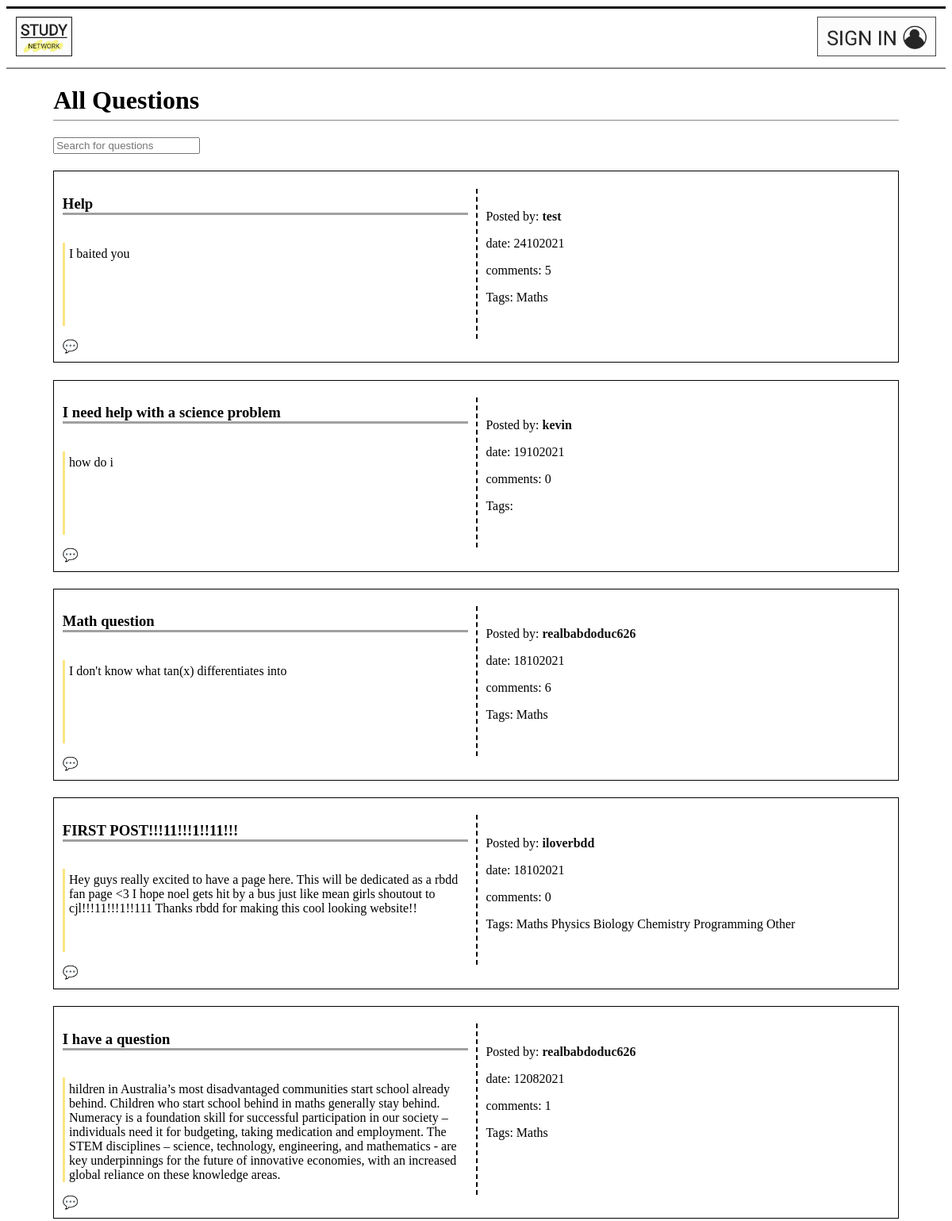
Before: / (upper part) with the older database file.
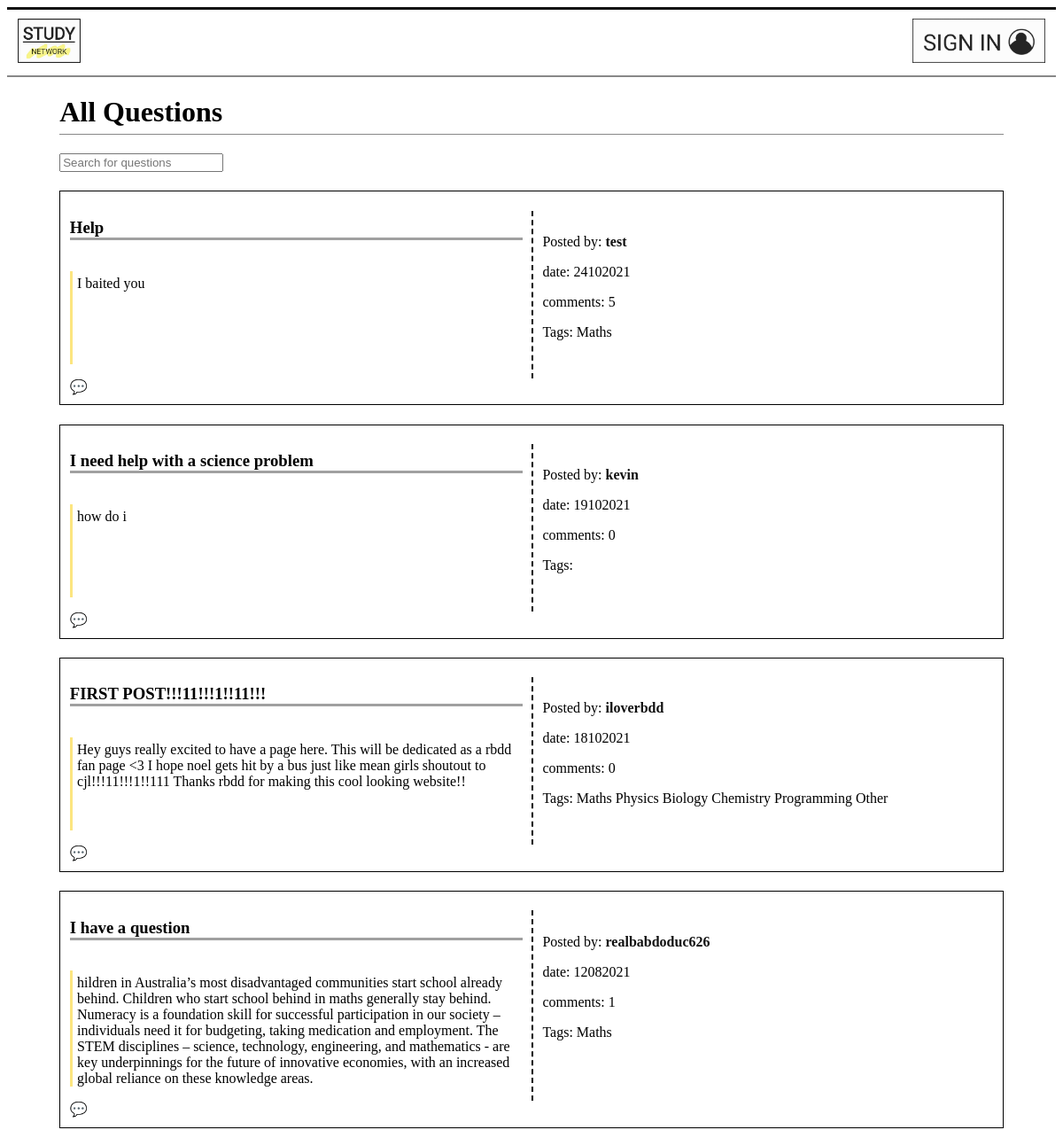
After: the same page with the newer database file.
### models.py (models this page shows)
class Post(db.Model):
    __tablename__ = 'Post'
    id = db.Column(db.Integer, primary_key=True)
    title = db.Column(db.Text)
    discussion = db.Column(db.Text)
    date = db.Column(db.Integer)
    comments = db.Column(db.Integer)
    user_id = db.Column(db.Integer, db.ForeignKey('User.id'))
    post_user = db.relationship('User', back_populates='user_post')
    replies_post = db.relationship('Reply', secondary=PostReply, back_populates='posts_reply')
    categories_post = db.relationship('Category', secondary=PostCategory, back_populates='posts_category')
    notifications_post = db.relationship('Notification', back_populates='posts_notification')
    posts = db.relationship('Comment', back_populates='user')

class User(db.Model):
    __tablename__ = 'User'
    id = db.Column(db.Integer, primary_key=True)
    username = db.Column(db.Text)
    email = db.Column(db.Text)
    password = db.Column(db.Text)
    user_post = db.relationship('Post', back_populates='post_user')
    notifications_user = db.relationship('Notification', back_populates='users_notification')
    users = db.relationship('Comment', back_populates='post')

class Category(db.Model):
    __tablename__ = 'Category'
    id = db.Column(db.Integer, primary_key=True)
    topic = db.Column(db.Text)
    posts_category = db.relationship('Post', secondary=PostCategory, back_populates='categories_post')

### main.py (the view)
@app.route('/', methods=['GET', 'POST'])
def home():
    post = models.Post.query.order_by(desc(models.Post.id)).all()
    number_of_items = 0
    for p in post:
        number_of_items += 1
    return render_template('home.html', posts=post, title='home', n=int(number_of_items))

### main.py (called while the page is built)
@app.context_processor
def notification_processor():
    if  g.logged_in_user:
        num_notification = models.Notification.query.filter_by(user_id = session["logged_in_user"]).all()
        if len(num_notification) > 99:
            return dict(num_notification = "99..") #When the number of notification is too big, it just shows 99+.
        else:
            return dict(num_notification = len(num_notification))
    else:
        return dict(num_notification = "No one is logged in")

@app.before_request
def before_request():
    g.logged_in_user = None
    if 'logged_in_user' in session:
        g.logged_in_user = session['logged_in_user']

### templates/home.html (shortened to what this page needs)
{% extends 'layout.html' %}
{% block content %}
<main>
<h1>All Questions</h1>
<input type="text" id="search" onkeyup="SearchFilter()"
placeholder="Search for questions">
<div id="questionList">
{% for post in posts %}
<div class="grid_container">
    <h3 class="title">{{ post.title }}</h3>
    <p class="discussion">{{ post.discussion }}</p>
    <div class="other_information">
    <p>Posted by: <a class="name" id="name" href="/profile/{{post.post_user.id}}"><strong>{{ post.post_user.username }}</strong></a></p>
    <p>date: {{ post.date }}
    <p>comments: {{ post.comments }}</p>
    <p class="tags">Tags: {% for catego in post.categories_post %}
        {{catego.topic}}
        {% endfor %}
    </p>
    </div class="comment_button">
    {% if g.logged_in_user %}
        <a href="/comment/{{post.id}}">💬</a>
    {% else %}
        <a href="/signin">💬</a>
    {% endif %}
</div>
{% endfor %}
</div>
</main>
{% endblock %}

Changed rows visible on the page:
removed Post: title "Math question", discussion "I don't know what tan(x) differentiates into", post_user.username "realbabdoduc626", date "18102021", comments "6", Category (topic "Maths")
